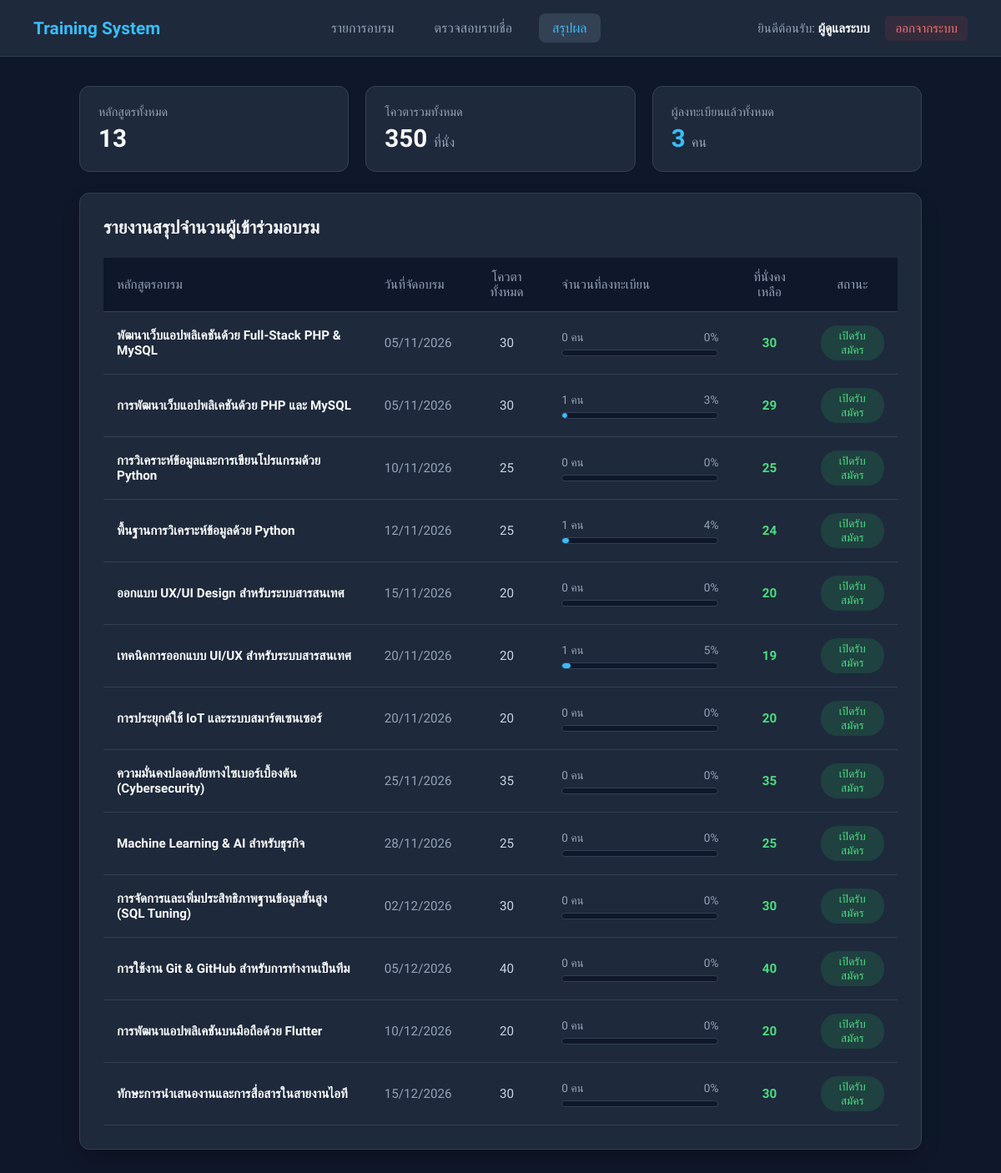
The app's page /summary.php (signed in) with its own data.
### tables this page shows
CREATE TABLE `courses` (
  `id` int NOT NULL,
  `title` varchar(200) NOT NULL,
  `description` text,
  `image` varchar(255) DEFAULT 'default_course.jpg',
  `event_date` date NOT NULL,
  `max_seats` int NOT NULL
);

### summary.php (the view, shortened to what this page needs)
<?php
require_once 'db.php';
$stats_sql = "SELECT
                COUNT(c.id) AS total_courses,
                COALESCE(SUM(c.max_seats), 0) AS total_capacity,
                (SELECT COUNT(id) FROM registrations) AS total_registered
              FROM courses c";
$stats_res = $conn->query($stats_sql);
$stats = $stats_res->fetch_assoc();
$sql = "SELECT c.id, c.title, c.event_date, c.max_seats,
               COUNT(r.id) AS total_joined,
               (c.max_seats - COUNT(r.id)) AS remaining_seats
        FROM courses c
        LEFT JOIN registrations r ON c.id = r.course_id
        GROUP BY c.id
        ORDER BY c.event_date ASC";
$summary = $conn->query($sql);
?>
<!DOCTYPE html>
<html lang="th">
<head>
</head>
<body>
    <header class="navbar">
        <div class="nav-brand">Training System</div>
        <nav class="nav-menu">
            <a href="courses.php">รายการอบรม</a>
            <a href="participants.php">ตรวจสอบรายชื่อ</a>
            <a href="summary.php" class="active">สรุปผล</a>
        </nav>
        <div class="user-status">
            <span>ยินดีต้อนรับ: <strong><?= htmlspecialchars($_SESSION['fullname']) ?></strong></span>
            <a href="logout.php" class="logout-btn">ออกจากระบบ</a>
        </div>
    </header>
    <main class="container">
        <div class="stats-grid">
            <div class="stat-card">
                <span class="stat-title">หลักสูตรทั้งหมด</span>
                <span class="stat-value"><?= number_format($stats['total_courses']) ?></span>
            </div>
            <div class="stat-card">
                <span class="stat-title">โควตารวมทั้งหมด</span>
                <span class="stat-value"><?= number_format($stats['total_capacity']) ?> <span style="font-size: 1rem; font-weight: normal; color: #94a3b8;">ที่นั่ง</span></span>
            </div>
            <div class="stat-card">
                <span class="stat-title">ผู้ลงทะเบียนแล้วทั้งหมด</span>
                <span class="stat-value" style="color: #38bdf8;"><?= number_format($stats['total_registered']) ?> <span style="font-size: 1rem; font-weight: normal; color: #94a3b8;">คน</span></span>
            </div>
        </div>
        <div class="content-card">
            <div class="section-header">
                <h2>รายงานสรุปจำนวนผู้เข้าร่วมอบรม</h2>
            </div>
            <div class="table-responsive">
                <table>
                    <thead>
                        <tr>
                            <th>หลักสูตรอบรม</th>
                            <th>วันที่จัดอบรม</th>
                            <th style="text-align: center;">โควตาทั้งหมด</th>
                            <th style="width: 220px;">จำนวนที่ลงทะเบียน</th>
                            <th style="text-align: center;">ที่นั่งคงเหลือ</th>
                            <th style="text-align: center;">สถานะ</th>
                        </tr>
                    </thead>
                    <tbody>
                        <?php if ($summary && $summary->num_rows > 0): ?>
                            <?php while ($row = $summary->fetch_assoc()):
                                $percent = $row['max_seats'] > 0 ? round(($row['total_joined'] / $row['max_seats']) * 100) : 0;
                                $is_full = ($row['remaining_seats'] <= 0);
                            ?>
                            <tr>
                                <td><strong style="color: #f8fafc;"><?= htmlspecialchars($row['title']) ?></strong></td>
                                <td style="color: #94a3b8;"><?= date('d/m/Y', strtotime($row['event_date'])) ?></td>
                                <td style="text-align: center;"><?= $row['max_seats'] ?></td>
                                <td>
                                    <div style="display: flex; justify-content: space-between; font-size: 0.85rem; color: #94a3b8;">
                                        <span><?= $row['total_joined'] ?> คน</span>
                                        <span><?= $percent ?>%</span>
                                    </div>
                                    <div class="progress-container">
                                        <div class="progress-bar <?= $is_full ? 'full' : '' ?>" style="width: <?= min(100, $percent) ?>%;"></div>
                                    </div>
                                </td>
                                <td style="text-align: center; font-weight: 600; color: <?= $is_full ? '#f87171' : '#4ade80' ?>;">
                                    <?= max(0, $row['remaining_seats']) ?>
                                </td>
                                <td style="text-align: center;">
                                    <?php if ($is_full): ?>
                                        <span class="badge badge-full">ที่นั่งเต็ม</span>
                                    <?php else: ?>
                                        <span class="badge badge-available">เปิดรับสมัคร</span>
                                    <?php endif; ?>
                                </td>
                            </tr>
                            <?php endwhile; ?>
                        <?php endif; ?>
                    </tbody>
                </table>
            </div>
        </div>
    </main>
</body>
</html>

### summary.php (style rules this page uses)
* { box-sizing: border-box; font-family: 'Prompt', sans-serif; margin: 0; padding: 0; }
body { background-color: #0f172a; color: #f1f5f9; min-height: 100vh; }
.navbar { background-color: #1e293b; border-bottom: 1px solid #334155; padding: 16px 40px; display: flex; justify-content: space-between; align-items: center; }
.nav-brand { font-size: 1.3rem; font-weight: 600; color: #38bdf8; }
.nav-menu { display: flex; gap: 16px; }
.nav-menu a { text-decoration: none; color: #94a3b8; font-weight: 500; padding: 8px 16px; border-radius: 8px; transition: all 0.2s; }
.nav-menu a:hover, .nav-menu a.active { color: #ffffff; background-color: #334155; }
.nav-menu a.active { color: #38bdf8; }
.user-status { font-size: 0.95rem; color: #94a3b8; }
.user-status strong { color: #f8fafc; }
.logout-btn { color: #f87171 !important; margin-left: 15px; text-decoration: none; padding: 6px 12px; border-radius: 6px; background-color: rgba(239, 68, 68, 0.1); }
.container { max-width: 1050px; margin: 35px auto; padding: 0 20px; }
.stats-grid { display: grid; grid-template-columns: repeat(auto-fit, minmax(220px, 1fr)); gap: 20px; margin-bottom: 25px; }
.stat-card { background: #1e293b; border: 1px solid #334155; border-radius: 12px; padding: 22px; display: flex; flex-direction: column; gap: 6px; }
.stat-title { font-size: 0.9rem; color: #94a3b8; font-weight: 500; }
.stat-value { font-size: 1.85rem; font-weight: 600; color: #f8fafc; }
.content-card { background: #1e293b; border: 1px solid #334155; border-radius: 12px; padding: 28px; box-shadow: 0 10px 25px -5px rgba(0, 0, 0, 0.3); }
.section-header h2 { font-size: 1.35rem; color: #f8fafc; font-weight: 600; margin-bottom: 24px; }
.table-responsive { overflow-x: auto; }
table { width: 100%; border-collapse: collapse; text-align: left; }
thead th { background-color: #0f172a; color: #94a3b8; font-weight: 500; padding: 14px 16px; border-bottom: 1px solid #334155; font-size: 0.95rem; }
tbody td { padding: 16px; border-bottom: 1px solid #334155; vertical-align: middle; font-size: 0.95rem; color: #cbd5e1; }
.progress-container { width: 100%; background-color: #0f172a; border: 1px solid #334155; border-radius: 9999px; height: 8px; margin-top: 6px; overflow: hidden; }
.progress-bar { height: 100%; background-color: #38bdf8; border-radius: 9999px; transition: width 0.3s ease; }
.badge { display: inline-block; padding: 4px 12px; border-radius: 20px; font-size: 0.85rem; font-weight: 500; }
.badge-available { background-color: rgba(34, 197, 94, 0.15); color: #4ade80; }

### records on screen
courses: title "พัฒนาเว็บแอปพลิเคชันด้วย Full-Stack PHP & MySQL", event_date "05/11/2026", max_seats "30", total_joined "0", percent "0", max(0, $row['remaining_seats']) "30"
courses: title "การพัฒนาเว็บแอปพลิเคชันด้วย PHP และ MySQL", event_date "05/11/2026", max_seats "30", total_joined "1", percent "3", max(0, $row['remaining_seats']) "29"
courses: title "การวิเคราะห์ข้อมูลและการเขียนโปรแกรมด้วย Python", event_date "10/11/2026", max_seats "25", total_joined "0", percent "0", max(0, $row['remaining_seats']) "25"
courses: title "พื้นฐานการวิเคราะห์ข้อมูลด้วย Python", event_date "12/11/2026", max_seats "25", total_joined "1", percent "4", max(0, $row['remaining_seats']) "24"
courses: title "ออกแบบ UX/UI Design สำหรับระบบสารสนเทศ", event_date "15/11/2026", max_seats "20", total_joined "0", percent "0", max(0, $row['remaining_seats']) "20"
courses: title "เทคนิคการออกแบบ UI/UX สำหรับระบบสารสนเทศ", event_date "20/11/2026", max_seats "20", total_joined "1", percent "5", max(0, $row['remaining_seats']) "19"
courses: title "การประยุกต์ใช้ IoT และระบบสมาร์ตเซนเซอร์", event_date "20/11/2026", max_seats "20", total_joined "0", percent "0", max(0, $row['remaining_seats']) "20"
courses: title "ความมั่นคงปลอดภัยทางไซเบอร์เบื้องต้น (Cybersecurity)", event_date "25/11/2026", max_seats "35", total_joined "0", percent "0", max(0, $row['remaining_seats']) "35"
courses: title "Machine Learning & AI สำหรับธุรกิจ", event_date "28/11/2026", max_seats "25", total_joined "0", percent "0", max(0, $row['remaining_seats']) "25"
courses: title "การจัดการและเพิ่มประสิทธิภาพฐานข้อมูลขั้นสูง (SQL Tuning)", event_date "02/12/2026", max_seats "30", total_joined "0", percent "0", max(0, $row['remaining_seats']) "30"
courses: title "การใช้งาน Git & GitHub สำหรับการทำงานเป็นทีม", event_date "05/12/2026", max_seats "40", total_joined "0", percent "0", max(0, $row['remaining_seats']) "40"
courses: title "การพัฒนาแอปพลิเคชันบนมือถือด้วย Flutter", event_date "10/12/2026", max_seats "20", total_joined "0", percent "0", max(0, $row['remaining_seats']) "20"
courses: title "ทักษะการนำเสนองานและการสื่อสารในสายงานไอที", event_date "15/12/2026", max_seats "30", total_joined "0", percent "0", max(0, $row['remaining_seats']) "30"

### other values on screen
$_SESSION['fullname'] "ผู้ดูแลระบบ"
$stats['total_courses'] "13"
$stats['total_capacity'] "350"
$stats['total_registered'] "3"
